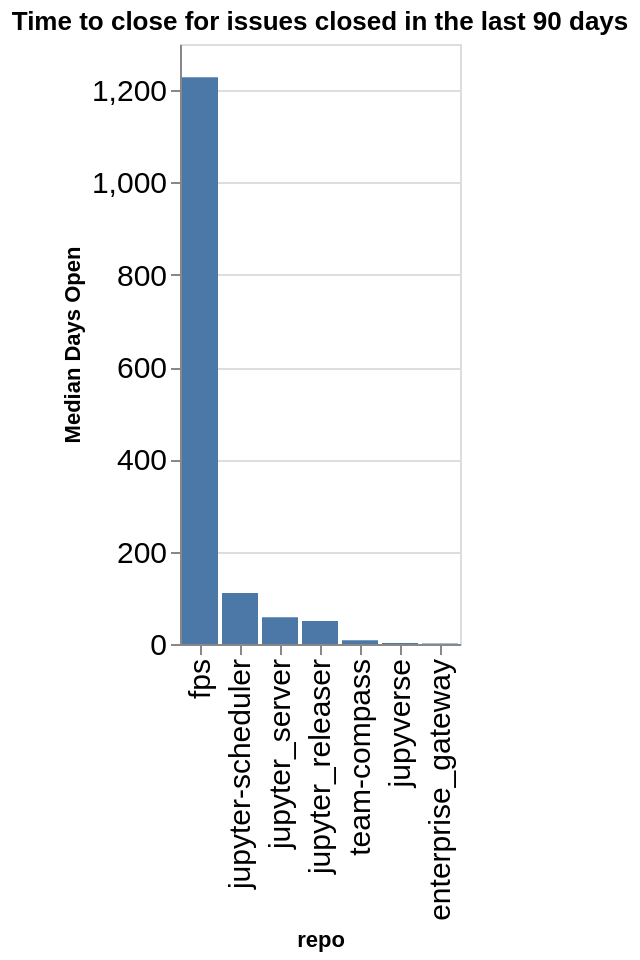

Here is the notebook cell this chart was saved with:
### Code cell
time_open = closed.groupby(['org', 'repo']).agg({'time_open': 'median'}).reset_index()
time_open['time_open'] = time_open['time_open'] / (60 * 60 * 24)
time_open['org/repo'] = time_open.apply(lambda a: a['org'] + '/' + a['repo'], axis=1)
sorted_vals = time_open.sort_values(['org', 'time_open'], ascending=False)['repo'].values
alt.Chart(data=time_open, title=f"Time to close for issues closed in the last {n_days} days").mark_bar().encode(
    x=alt.X('repo', sort=alt.Sort(sorted_vals.tolist())),
    y=alt.Y('time_open', title="Median Days Open"),
)

### Figure 1 — Vega-Lite specification as saved in the notebook (floating-point values rounded to 4 significant figures)
{"config": {"axisLeft": {"labelFontSize": 15}, "axisBottom": {"labelFontSize": 15}}, "data": {"name": "data-87ab1dbc4f5ad455e3da1b5cb31680de"}, "mark": {"type": "bar"}, "encoding": {"x": {"field": "repo", "sort": ["fps", "jupyter-scheduler", "jupyter_server", "jupyter_releaser", "team-compass", "jupyverse", "enterprise_gateway"], "type": "nominal"}, "y": {"field": "time_open", "title": "Median Days Open", "type": "quantitative"}}, "title": "Time to close for issues closed in the last 90 days", "$schema": "https://vega.github.io/schema/vega-lite/v5.20.1.json", "datasets": {"data-87ab1dbc4f5ad455e3da1b5cb31680de": [{"org": "jupyter-server", "repo": "enterprise_gateway", "time_open": 1.08, "org/repo": "jupyter-server/enterprise_gateway"}, {"org": "jupyter-server", "repo": "fps", "time_open": 1228.0, "org/repo": "jupyter-server/fps"}, {"org": "jupyter-server", "repo": "jupyter-scheduler", "time_open": 110.2, "org/repo": "jupyter-server/jupyter-scheduler"}, {"org": "jupyter-server", "repo": "jupyter_releaser", "time_open": 49.91, "org/repo": "jupyter-server/jupyter_releaser"}, {"org": "jupyter-server", "repo": "jupyter_server", "time_open": 57.99, "org/repo": "jupyter-server/jupyter_server"}, {"org": "jupyter-server", "repo": "jupyverse", "time_open": 2.198, "org/repo": "jupyter-server/jupyverse"}, {"org": "jupyter-server", "repo": "team-compass", "time_open": 8.338, "org/repo": "jupyter-server/team-compass"}]}}
